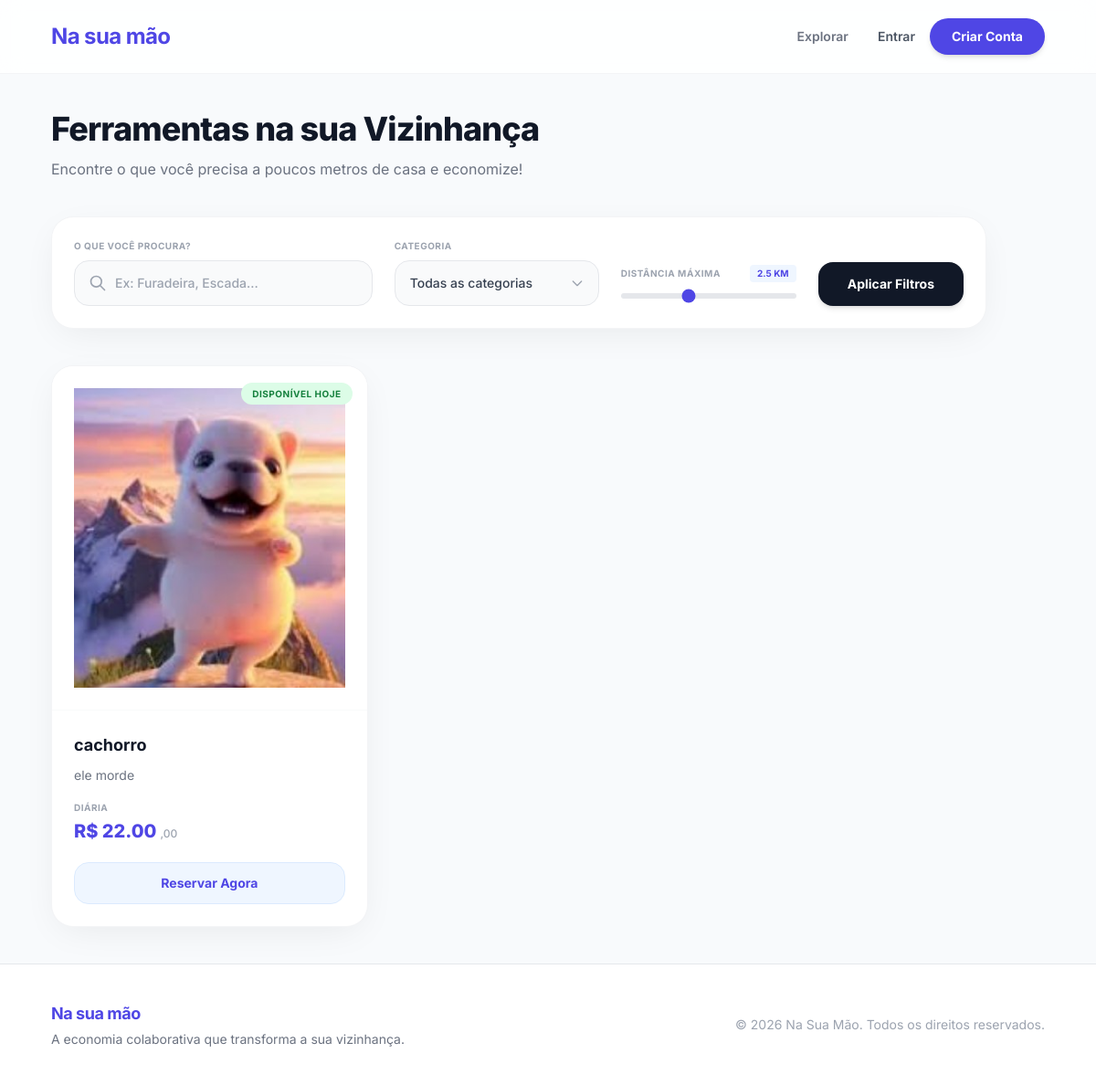
The page / on the database its author committed.
### models/models.py (models this page shows)
class Ferramenta(Base):
    __tablename__ = "ferramentas"
    id_ferramenta = Column(Integer, primary_key=True, index=True)
    id_locador = Column(Integer, ForeignKey("usuarios.id_usuario"), nullable=False)
    id_categoria = Column(Integer, ForeignKey("categorias.id_categoria"), nullable=False)
    titulo = Column(String(100), nullable=False)
    descricao = Column(Text, nullable=False)
    voltagem = Column(SAEnum(Voltagem), default=Voltagem.MANUAL)
    estado_conservacao = Column(SAEnum(EstadoConservacao), default=EstadoConservacao.BOM)
    preco_diaria = Column(Numeric(10, 2), nullable=False)
    status_ferramenta = Column(SAEnum(StatusFerramenta), default=StatusFerramenta.DISPONIVEL)
    foto1 = Column(String(255), nullable=True)
    foto2 = Column(String(255), nullable=True)
    foto3 = Column(String(255), nullable=True)
    foto4 = Column(String(255), nullable=True)
    foto5 = Column(String(255), nullable=True)
    locador = relationship("Usuario", back_populates="ferramentas")
    categoria = relationship("Categoria", back_populates="ferramentas")
    reservas = relationship("Reserva", back_populates="ferramenta")

### src/controllers/ferramenta_controller.py (the view)
@router.get("/", response_class=HTMLResponse)
async def index(request: Request, busca: str = "", categoria: str = "", distancia: float = 5.0, db: Session = Depends(get_db)):
    usuario = get_usuario_atual(request, db)
    coord = (usuario.latitude, usuario.longitude) if (usuario and usuario.latitude) else None
    ferramentas = buscar_ferramentas(db, busca, categoria, distancia, coord)
    categorias_bd = db.query(Categoria).all()
    categorias_nomes = [c.nome_categoria for c in categorias_bd]
    return templates.TemplateResponse("index.html", {
        "request": request, "usuario": usuario, "ferramentas": ferramentas,
        "categorias": categorias_nomes, "busca": busca, "categoria_sel": categoria
    })

### templates/index.html (shortened to what this page needs)
{% extends "base.html" %}
{% block content %}
<div class="mb-10 text-center md:text-left">
  <h1 class="text-3xl md:text-4xl font-extrabold text-gray-900 mb-3 tracking-tight">Ferramentas na sua Vizinhança</h1>
  <p class="text-gray-500 text-base">Encontre o que você precisa a poucos metros de casa e economize!</p>
</div>
<div class="bg-white p-6 rounded-3xl shadow-soft border border-gray-100 mb-10 max-w-5xl mx-auto md:mx-0">
  <form method="GET" action="/" class="flex flex-col md:flex-row gap-6 items-end">
    <div class="flex-1 w-full">
      <label class="block text-[10px] font-bold text-gray-400 uppercase tracking-wider mb-2">O que você procura?</label>
      <div class="relative">
        <div class="absolute inset-y-0 left-4 flex items-center pointer-events-none">
        </div>
        <input type="text" name="busca" value="{{ busca }}"
               placeholder="Ex: Furadeira, Escada..."
               class="w-full pl-11 pr-4 py-3.5 bg-gray-50 border border-gray-200 rounded-2xl text-gray-800 focus:outline-none focus:ring-2 focus:ring-primary-500 focus:bg-white transition-all text-sm font-medium">
      </div>
    </div>
    <div class="w-full md:w-56">
      <label class="block text-[10px] font-bold text-gray-400 uppercase tracking-wider mb-2">Categoria</label>
      <div class="relative">
        <select name="categoria" class="w-full px-4 py-3.5 bg-gray-50 border border-gray-200 rounded-2xl text-gray-700 focus:outline-none focus:ring-2 focus:ring-primary-500 focus:bg-white transition-all text-sm font-medium cursor-pointer appearance-none">
          <option value="">Todas as categorias</option>
        </select>
        <div class="absolute inset-y-0 right-4 flex items-center pointer-events-none">
        </div>
      </div>
    </div>
    <div class="w-full md:w-48 pb-2">
      <div class="flex justify-between items-center mb-3">
        <label class="text-[10px] font-bold text-gray-400 uppercase tracking-wider">Distância Máxima</label>
        <span id="distancia-valor" class="text-[10px] font-bold text-primary-600 bg-primary-50 px-2 py-0.5 rounded">2.5 KM</span>
      </div>
      <div class="relative flex items-center">
        <input type="range" name="distancia" id="distancia" min="1" max="5" step="0.5" value="2.5"
               class="w-full h-1.5 bg-gray-200 rounded-lg appearance-none cursor-pointer accent-primary-600"
               oninput="document.getElementById('distancia-valor').textContent = this.value + ' KM'">
      </div>
    </div>
    <div class="w-full md:w-auto">
      <button type="submit" class="w-full bg-gray-900 hover:bg-black text-white px-8 py-3.5 rounded-2xl font-bold text-sm shadow-md hover:shadow-lg transition-all transform hover:-translate-y-0.5 whitespace-nowrap">
        Aplicar Filtros
      </button>
    </div>
  </form>
</div>
{% if ferramentas %}
<div class="grid grid-cols-1 sm:grid-cols-2 lg:grid-cols-3 xl:grid-cols-4 gap-6">
  {% for f in ferramentas %}
  <div class="bg-white rounded-3xl shadow-soft border border-gray-100 overflow-hidden hover:shadow-lg transition-all duration-300 flex flex-col group relative">
    <div class="aspect-[4/3] bg-white p-6 relative flex items-center justify-center">
      <div class="absolute top-4 right-4 z-10">
        {% if f.status_ferramenta.value == 'Disponível' %}
          <span class="bg-green-100 text-green-700 text-[10px] px-3 py-1.5 rounded-full font-bold uppercase tracking-wider">Disponível Hoje</span>
        {% else %}
          <span class="bg-yellow-100 text-yellow-700 text-[10px] px-3 py-1.5 rounded-full font-bold uppercase tracking-wider">Indisponível</span>
        {% endif %}
      </div>
      {% if f.foto1 %}
        <img src="{{ f.foto1 }}" class="w-full h-full object-contain group-hover:scale-105 transition-transform duration-500">
      {% else %}
        <div class="text-6xl text-gray-200">🔧</div>
      {% endif %}
    </div>
    <div class="p-6 flex-grow flex flex-col justify-between border-t border-gray-50">
      <div>
        <h3 class="font-bold text-gray-900 text-lg mb-2 line-clamp-1 group-hover:text-primary-600 transition-colors" title="{{ f.titulo }}">{{ f.titulo }}</h3>
        <p class="text-sm text-gray-500 line-clamp-2 mb-4 leading-relaxed">{{ f.descricao }}</p>
        <div class="mb-5">
          <p class="text-[10px] text-gray-400 font-bold uppercase tracking-wider mb-1">Diária</p>
          <div class="flex items-baseline gap-1">
            <span class="text-xl font-extrabold text-primary-600">R$ {{ "%.2f"|format(f.preco_diaria) }}</span>
            <span class="text-xs font-medium text-gray-400">,00</span>
          </div>
        </div>
      </div>
      <a href="/ferramentas/{{ f.id_ferramenta }}" class="block w-full text-center bg-primary-50 text-primary-600 hover:bg-primary-600 hover:text-white py-3 rounded-2xl font-bold text-sm transition-colors border border-primary-100 hover:border-primary-600">
        Reservar Agora
      </a>
    </div>
  </div>
  {% endfor %}
</div>
{% endif %}
{% endblock %}

### rows shown on the page
Ferramenta: status_ferramenta "DISPONÍVEL HOJE", titulo "cachorro", descricao "ele morde", preco_diaria "22.00"
